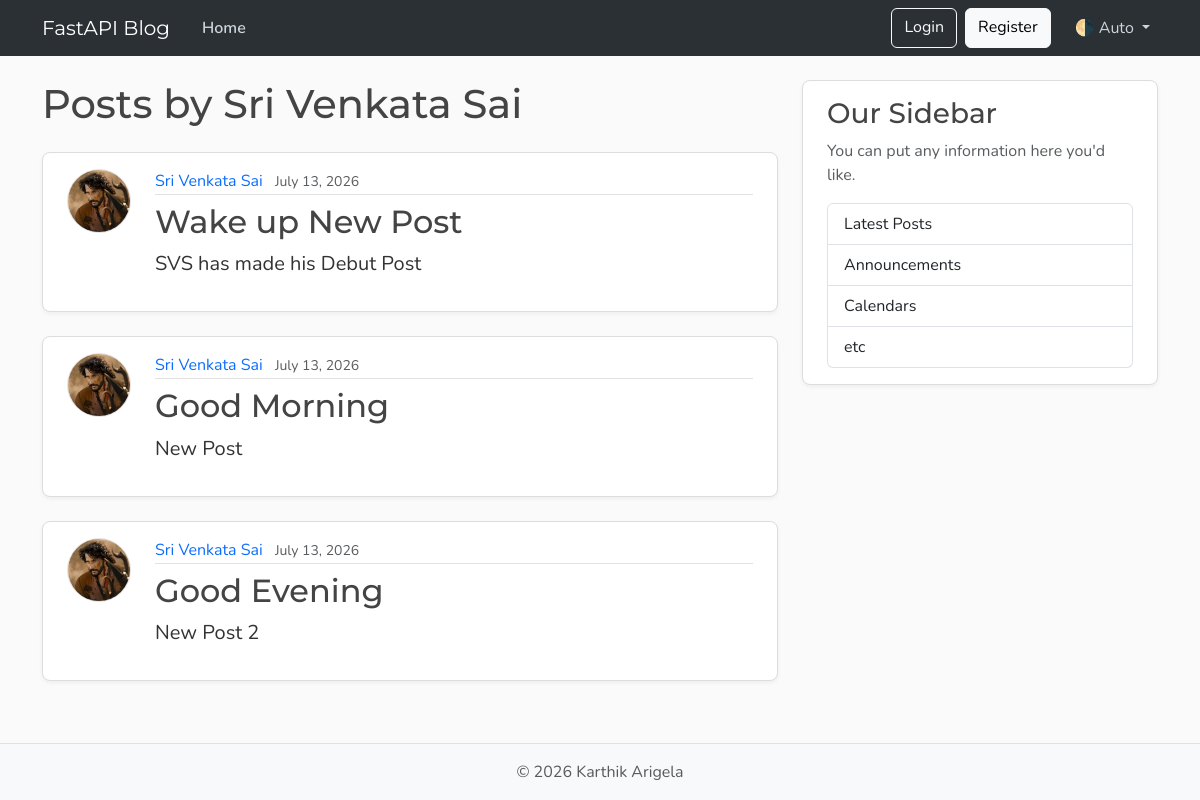
Screenshot of /users/2/posts with the database file from the repository.
### models.py (models this page shows, shortened)
class User(Base):
    __tablename__ = "users"
    id: Mapped[int] = mapped_column(Integer, primary_key=True, index=True)
    username: Mapped[str] = mapped_column(String(50), unique=True, nullable=False)
    email: Mapped[str] = mapped_column(String(120), unique=True, nullable=False)
    image_file: Mapped[str | None] = mapped_column(
        String(200),
        nullable=True,
        default=None,
    )
    posts: Mapped[list[Post]] = relationship(back_populates="author", cascade="all, delete-orphan")

class Post(Base):
    __tablename__ = "posts"
    id: Mapped[int] = mapped_column(Integer, primary_key=True, index=True)
    title: Mapped[str] = mapped_column(String(100), nullable=False)
    content: Mapped[str] = mapped_column(Text, nullable=False)
    user_id: Mapped[int] = mapped_column(
        ForeignKey("users.id"),
        nullable=False,
        index=True,
    )
    date_posted: Mapped[datetime] = mapped_column(
        DateTime(timezone=True),
        default=lambda: datetime.now(UTC),
    )
    author: Mapped[User] = relationship(back_populates="posts")

### main.py (the view)
@app.get("/users/{user_id}/posts", name="user_posts")
async def user_posts_page(
    request: Request, user_id: int, db: Annotated[AsyncSession, Depends(get_db)]
):
    result = await db.execute(select(models.User).where(models.User.id == user_id))
    user = result.scalars().first()
    if not user:
        raise HTTPException(
            status_code=status.HTTP_404_NOT_FOUND,
            detail="User not found",
        )
    result = await db.execute(select(models.Post).options(selectinload(models.Post.author)).where(models.Post.user_id == user_id))
    posts = result.scalars().all()
    return templates.TemplateResponse(
        request,
        "user_posts.html",
        {"posts": posts, "user": user, "title": f"{user.username}'s Posts"},
    )

### templates/user_posts.html
{% extends "layout.html" %}
{% block content %}
<h1 class="mb-4">Posts by {{ user.username }}</h1>
{% for post in posts %}
<article class="content-section py-3 px-4 mb-4">
    <div class="d-flex align-items-start gap-4">
        <img class="rounded-circle article-img flex-shrink-0" src="{{ post.author.image_path }}"
            alt="{{ post.author.username }}'s profile picture" width="64" height="64" loading="lazy">
        <div class="flex-grow-1">
            <div class="article-metadata mb-2">
                <a class="me-2" href="{{ url_for('user_posts', user_id=post.author.id) }}">{{ post.author.username
                    }}</a>
                <small class="text-body-secondary">{{ post.date_posted.strftime("%B %d, %Y") }}</small>
            </div>
            <h2>
                <a class="article-title" href="{{ url_for('post_page', post_id=post.id) }}">{{ post.title }}</a>
            </h2>
            <p class="article-content">{{ post.content }}</p>
        </div>
    </div>
</article>
{% else %}
<p class="text-body-secondary">No posts by this user yet.</p>
{% endfor %}
{% endblock content %}

### templates/layout.html (shortened to what this page needs)
<!DOCTYPE html>
<html lang="en">
<head>
    <link href="https://cdn.jsdelivr.net/npm/bootstrap@5.3.8/dist/css/bootstrap.min.css" rel="stylesheet"
>
    <link rel="stylesheet" type="text/css" href="{{ url_for('static', path='css/main.css' ) }}">
</head>
<body class="d-flex flex-column min-vh-100">
    <header class="site-header">
        <nav class="navbar navbar-expand-md bg-body-tertiary fixed-top" data-bs-theme="dark">
            <div class="container">
                <a class="navbar-brand me-4" href="{{ url_for('root') }}">FastAPI Blog</a>
                <div class="collapse navbar-collapse" id="navbarToggle">
                    <div class="navbar-nav me-auto">
                        <a class="nav-link active" aria-current="page" href="{{ url_for('root') }}">Home</a>
                    </div>
                    <div class="navbar-nav">
                        <a class="btn btn-outline-light mb-2 mb-md-0 me-md-2" href="#">Login</a>
                        <a class="btn btn-light mb-2 mb-md-0 me-md-3" href="#">Register</a>
                        <div class="nav-item dropdown">
                            <a class="nav-link dropdown-toggle" href="#" role="button" id="bd-theme"
                                data-bs-toggle="dropdown" aria-expanded="false">
                                <span id="bd-theme-text">🌗 Auto</span>
                            </a>
                        </div>
                    </div>
                </div>
            </div>
        </nav>
    </header>
    <main role="main" class="container">
        <div class="row">
            <div class="col-md-8">
                {% block content %}
                {% endblock content %}
            </div>
            <aside class="col-md-4">
                <div class="content-section py-3 px-4 mb-4">
                    <h3>Our Sidebar</h3>
                    <p class="text-body-secondary">You can put any information here you'd like.</p>
                    <ul class="list-group">
                        <li class="list-group-item">Latest Posts</li>
                        <li class="list-group-item">Announcements</li>
                        <li class="list-group-item">Calendars</li>
                        <li class="list-group-item">etc</li>
                    </ul>
                </div>
            </aside>
        </div>
    </main>
    <footer class="mt-auto py-3 bg-body-tertiary border-top">
        <div class="container text-center">
            <p class="text-body-secondary mb-0">
                © <span id="year"></span> Karthik Arigela
            </p>
        </div>
    </footer>
</body>
</html>

### static/css/main.css (style rules this page uses)
:root { --font-heading: "Montserrat", system-ui, -apple-system, BlinkMacSystemFont, sans-serif; --font-body: "Nunito", system-ui, -apple-system, BlinkMacSystemFont, sans-serif; --color-bg-body: #fafafa; --color-bg-content: #ffffff; --color-text-primary: #333333; --color-text-heading: #444444; --color-steel: #527c9f; --color-nav-link: #cbd5db; --color-nav-link-hover: #ffffff; --color-link-hover: #428bca; --color-border: #dddddd; --color-border-light: #e3e3e3; --spacing-xl: 5rem; --article-img-size: 4rem; --account-img-size: 7.813rem; }
body { font-family: var(--font-body); background: var(--color-bg-body); color: var(--color-text-primary); }
main { padding-top: var(--spacing-xl); }
h1, h2, h3, h4, h5, h6 { font-family: var(--font-heading); color: var(--color-text-heading); }
.navbar-brand { font-family: var(--font-heading); }
a { text-decoration: none; }
.site-header .navbar-nav .nav-link { color: var(--color-nav-link); transition: color 0.2s ease-in-out; }
.site-header .navbar-nav .nav-link.active { font-weight: 600; }
.content-section { background: var(--color-bg-content); border: 1px solid var(--color-border); border-radius: 0.5rem; box-shadow: 0 2px 4px rgba(15, 23, 42, 0.05); transition: box-shadow 0.15s ease, transform 0.15s ease, border-color 0.15s ease; }
.article-title { color: var(--color-text-heading); transition: color 0.2s ease-in-out; }
.article-content { white-space: pre-line; font-size: 1.25rem; }
.article-img { height: var(--article-img-size); width: var(--article-img-size); flex-shrink: 0; object-fit: cover; border: 1px solid var(--color-border-light); box-shadow: 0 0 0 2px var(--color-bg-content); }
.article-metadata { padding-bottom: 0.063rem; border-bottom: 1px solid var(--color-border-light); }
.article-metadata a { transition: color 0.2s ease-in-out; }
[data-bs-theme="dark"] { --color-bg-body: #1a1a1a; --color-bg-content: #2d2d2d; --color-text-primary: #e0e0e0; --color-text-heading: #f0f0f0; --color-border: #404040; --color-border-light: #4a4a4a; }

### rows the page displays
User: username "Sri Venkata Sai"
Post: author.image_path (picture), author.username "Sri Venkata Sai", date_posted "July 13, 2026", title "Wake up New Post", content "SVS has made his Debut Post"
Post: author.image_path (picture), author.username "Sri Venkata Sai", date_posted "July 13, 2026", title "Good Morning", content "New Post"
Post: author.image_path (picture), author.username "Sri Venkata Sai", date_posted "July 13, 2026", title "Good Evening", content "New Post 2"
